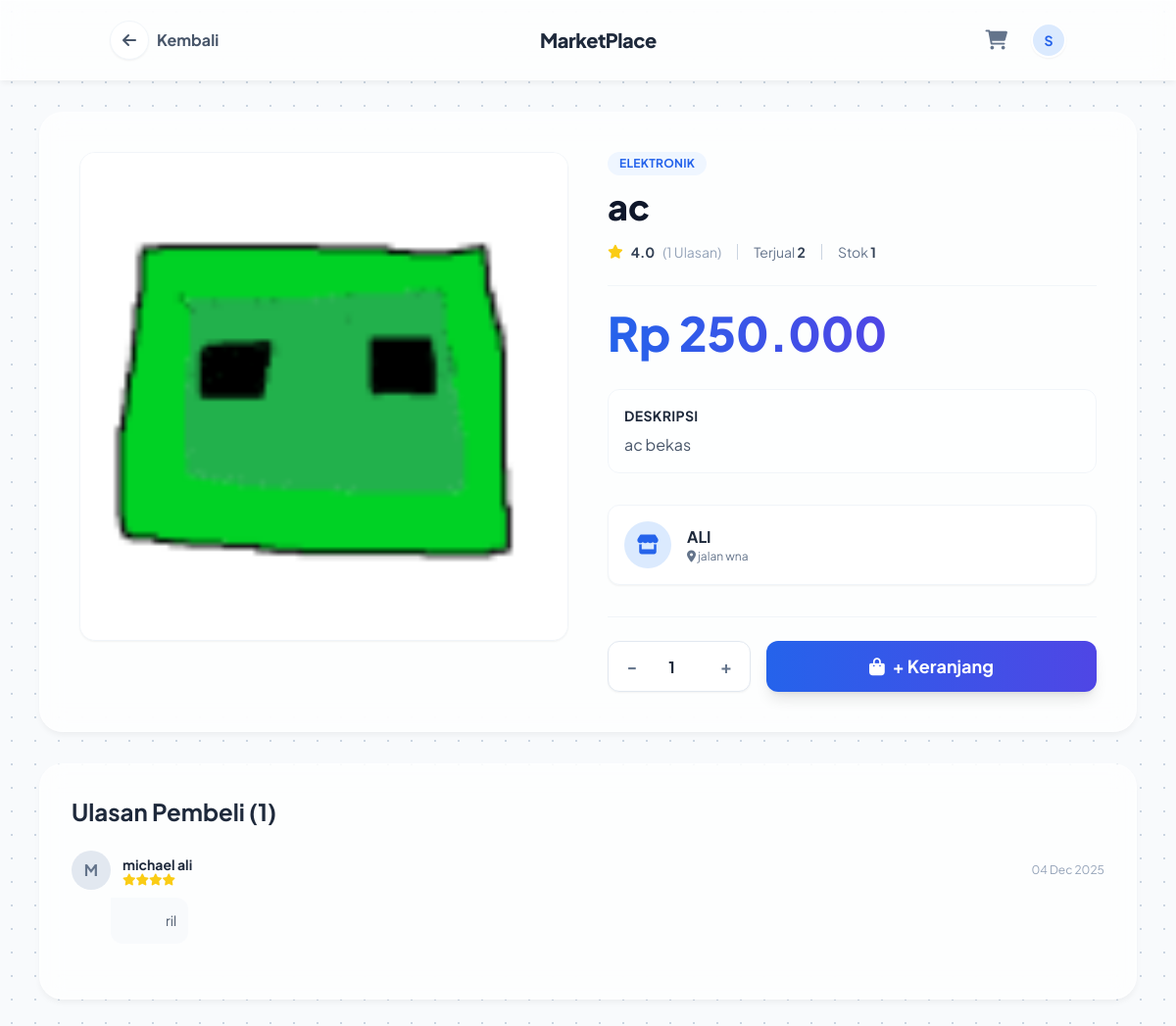
The page /views/detail.php?id=2 (signed in) on the database its author committed.
### tables this page shows
CREATE TABLE `products` (
  `id` int(11) NOT NULL,
  `shop_id` int(11) NOT NULL,
  `category_id` int(11) NOT NULL,
  `nama_produk` varchar(100) NOT NULL,
  `deskripsi` text DEFAULT NULL,
  `harga` decimal(10,2) NOT NULL,
  `stok` int(11) NOT NULL,
  `gambar` varchar(255) DEFAULT NULL,
  `created_at` timestamp NOT NULL DEFAULT current_timestamp(),
  `terjual` int(11) DEFAULT 0
);

CREATE TABLE `categories` (
  `id` int(11) NOT NULL,
  `nama_kategori` varchar(50) NOT NULL
);

CREATE TABLE `shops` (
  `id` int(11) NOT NULL,
  `user_id` int(11) NOT NULL,
  `nama_toko` varchar(100) NOT NULL,
  `deskripsi_toko` text DEFAULT NULL,
  `alamat_toko` text DEFAULT NULL,
  `created_at` timestamp NOT NULL DEFAULT current_timestamp()
);

CREATE TABLE `product_reviews` (
  `id` int(11) NOT NULL,
  `user_id` int(11) NOT NULL,
  `product_id` int(11) NOT NULL,
  `rating` int(1) NOT NULL,
  `review` text DEFAULT NULL,
  `created_at` timestamp NOT NULL DEFAULT current_timestamp()
);

CREATE TABLE `users` (
  `id` int(11) NOT NULL,
  `username` varchar(50) NOT NULL,
  `password` varchar(255) NOT NULL,
  `nama_lengkap` varchar(100) DEFAULT NULL,
  `email` varchar(100) DEFAULT NULL,
  `role` enum('admin','member') DEFAULT 'member',
  `created_at` timestamp NOT NULL DEFAULT current_timestamp(),
  `balance` decimal(15,2) DEFAULT 0.00
);

### Controllers/ProductController.php (called while the page is built, shortened)
<?php
require_once '../config/Database.php';
class ProductController {
    private $conn;
    private $table = "products";
    public function __construct() {
        $database = new Database();
        $this->conn = $database->getConnection();
    }
    public function getPublicProduct($id) {
        $query = "SELECT p.*, s.nama_toko, s.alamat_toko, c.nama_kategori,
                  (SELECT COALESCE(SUM(oi.quantity), 0) FROM order_items oi WHERE oi.product_id = p.id) as terjual,
                  (SELECT COALESCE(AVG(rating), 0) FROM product_reviews WHERE product_id = p.id) as rating_produk,
                  (SELECT COUNT(*) FROM product_reviews WHERE product_id = p.id) as jumlah_review
                  FROM " . $this->table . " p
                  JOIN shops s ON p.shop_id = s.id
                  JOIN categories c ON p.category_id = c.id
                  WHERE p.id = :id LIMIT 1";
        $stmt = $this->conn->prepare($query);
        $stmt->bindParam(':id', $id);
        $stmt->execute();
        return $stmt->fetch(PDO::FETCH_ASSOC);
    }
}
?>

### config/Database.php (called while the page is built, shortened)
<?php
class Database {
    private $host = "localhost";
    private $db_name = "db_toko_online";
    private $username = "root";
    private $password = "";
    public function getConnection() {
        $this->conn = null;
        try {
            $this->conn = new PDO("mysql:host=" . $this->host . ";dbname=" . $this->db_name, $this->username, $this->password);
            $this->conn->setAttribute(PDO::ATTR_ERRMODE, PDO::ERRMODE_EXCEPTION);
        } catch(PDOException $exception) {
            die(json_encode(['status' => 'error', 'message' => 'Database Error: ' . $exception->getMessage()]));
        }
        return $this->conn;
    }
}
?>

### Controllers/ReviewController.php (called while the page is built, shortened)
<?php
require_once '../config/Database.php';
class ReviewController {
    private $conn;
    private $table = "product_reviews";
    public function __construct() {
        $database = new Database();
        $this->conn = $database->getConnection();
    }
    public function getReviews($productId) {
        $query = "SELECT r.*, u.nama_lengkap, u.username
                  FROM " . $this->table . " r
                  JOIN users u ON r.user_id = u.id
                  WHERE r.product_id = :pid
                  ORDER BY r.created_at DESC";
        $stmt = $this->conn->prepare($query);
        $stmt->bindParam(':pid', $productId);
        $stmt->execute();
        return $stmt->fetchAll(PDO::FETCH_ASSOC);
    }
}
?>

### Views/detail.php (the view, shortened to what this page needs)
<?php
require_once '../config/Database.php';
require_once '../Controllers/ProductController.php';
require_once '../Controllers/ReviewController.php';
$id = $_GET['id'];
$productObj = new ProductController();
$product = $productObj->getPublicProduct($id);
$reviewObj = new ReviewController();
$reviews = $reviewObj->getReviews($id);
$is_logged_in = isset($_SESSION['user_id']);
$nama = $_SESSION['nama'] ?? 'Pengunjung';
?>
<!DOCTYPE html>
<html lang="id">
<head>
    <script src="https://cdn.tailwindcss.com"></script>
    <link rel="stylesheet" href="https://cdnjs.cloudflare.com/ajax/libs/font-awesome/6.0.0/css/all.min.css">
    <link rel="stylesheet" href="../assets/css/style.css">
</head>
<body class="bg-slate-50 text-slate-800">
    <nav class="glass sticky top-0 z-50 transition-all duration-300">
        <div class="container mx-auto px-4 sm:px-6 h-20 flex items-center justify-between gap-4">
            <a href="javascript:history.back()" class="flex items-center gap-2 text-slate-600 hover:text-blue-600 transition">
                <div class="w-10 h-10 rounded-full bg-white flex items-center justify-center shadow-sm border border-slate-100 hover:bg-blue-50">
                    <i class="fas fa-arrow-left"></i>
                </div>
                <span class="font-bold hidden md:block">Kembali</span>
            </a>
            <a href="../index.php" class="text-xl font-extrabold text-slate-800 tracking-tight">MarketPlace</a>
            <div class="flex items-center gap-4">
                <a href="cart.php" class="relative p-2 text-slate-500 hover:text-blue-600 transition">
                    <i class="fas fa-shopping-cart text-xl"></i>
                </a>
                <?php if($is_logged_in): ?>
                <div class="w-9 h-9 rounded-full bg-blue-100 text-blue-600 flex items-center justify-center font-bold text-sm border-2 border-white shadow-sm">
                    <?php echo strtoupper(substr($nama, 0, 1)); ?>
                </div>
                <?php endif; ?>
            </div>
        </div>
    </nav>
    <div class="container mx-auto px-4 py-8 max-w-6xl">
        <div class="glass rounded-3xl p-6 md:p-10 mb-8 animate-enter">
            <div class="grid grid-cols-1 md:grid-cols-2 gap-10">
                <div class="space-y-4">
                    <div class="bg-white rounded-2xl overflow-hidden border border-slate-100 aspect-square flex items-center justify-center relative group shadow-sm">
                        <?php if($product['gambar']): ?>
                            <img src="../assets/images/<?php echo $product['gambar']; ?>" class="w-full h-full object-cover transition duration-500 group-hover:scale-105">
                        <?php endif; ?>
                    </div>
                </div>
                <div class="flex flex-col h-full">
                    <div class="inline-block px-3 py-1 rounded-full bg-blue-50 text-blue-600 text-xs font-bold uppercase tracking-wide mb-3 w-fit">
                        <?php echo htmlspecialchars($product['nama_kategori']); ?>
                    </div>
                    <h1 class="text-3xl md:text-4xl font-extrabold text-slate-900 mb-4 leading-tight">
                        <?php echo htmlspecialchars($product['nama_produk']); ?>
                    </h1>
                    <div class="flex items-center gap-4 text-sm text-slate-500 mb-6 border-b border-slate-100 pb-6">
                        <div class="flex items-center gap-1 text-yellow-400">
                            <i class="fas fa-star"></i>
                            <span class="text-slate-700 font-bold ml-1"><?php echo number_format($product['rating_produk'], 1); ?></span>
                            <span class="text-slate-400 font-normal ml-1">(<?php echo $product['jumlah_review']; ?> Ulasan)</span>
                        </div>
                        <div>Terjual <span class="font-bold text-slate-700"><?php echo $product['terjual']; ?></span></div>
                        <div>Stok <span class="font-bold text-slate-700"><?php echo $product['stok']; ?></span></div>
                    </div>
                    <div class="mb-8">
                        <span class="text-4xl md:text-5xl font-extrabold text-transparent bg-clip-text bg-gradient-to-r from-blue-600 to-indigo-600">
                        </span>
                    </div>
                    <div class="bg-white/50 rounded-xl p-4 border border-slate-100 mb-8">
                        <h3 class="font-bold text-slate-800 mb-2 text-sm uppercase tracking-wide">Deskripsi</h3>
                        <p class="text-slate-600 leading-relaxed text-sm md:text-base">
                            <?php echo nl2br(htmlspecialchars($product['deskripsi'] ?: 'Tidak ada deskripsi.')); ?>
                        </p>
                    </div>
                    <div class="bg-white rounded-xl p-4 flex items-center gap-4 border border-slate-100 mb-8 shadow-sm">
                        <div class="w-12 h-12 bg-blue-100 rounded-full flex items-center justify-center text-blue-600 font-bold text-xl">
                            <i class="fas fa-store"></i>
                        </div>
                        <div>
                            <div class="font-bold text-slate-800"><?php echo htmlspecialchars($product['nama_toko']); ?></div>
                            <div class="text-xs text-slate-500"><i class="fas fa-map-marker-alt"></i> <?php echo htmlspecialchars($product['alamat_toko']); ?></div>
                        </div>
                    </div>
                    <div class="mt-auto pt-6 border-t border-slate-100">
                        <div class="flex gap-4">
                            <div class="flex items-center border border-slate-200 rounded-xl bg-white shadow-sm">
                                <button onclick="changeQty(-1)" class="w-12 h-12 flex items-center justify-center text-slate-500 hover:text-blue-600 font-bold text-lg hover:bg-slate-50 rounded-l-xl transition">-</button>
                                <input type="number" id="qtyInput" value="1" min="1" max="<?php echo $product['stok']; ?>" class="w-12 text-center font-bold text-slate-800 outline-none h-12 bg-transparent" readonly>
                                <button onclick="changeQty(1)" class="w-12 h-12 flex items-center justify-center text-slate-500 hover:text-blue-600 font-bold text-lg hover:bg-slate-50 rounded-r-xl transition">+</button>
                            </div>
                            <button onclick="addToCart(<?php echo $product['id']; ?>)"
                                    class="flex-1 btn-primary text-white font-bold rounded-xl py-3 px-6 shadow-lg transform active:scale-95 transition flex items-center justify-center gap-2 text-lg">
                                <i class="fas fa-shopping-bag"></i>
                                + Keranjang
                            </button>
                        </div>
                    </div>
                </div>
            </div>
        </div>
        <div class="glass rounded-3xl p-8 animate-enter" style="animation-delay: 0.2s">
            <h2 class="text-2xl font-bold text-slate-800 mb-6">Ulasan Pembeli (<?php echo count($reviews); ?>)</h2>
            <div class="space-y-6">
                <?php foreach($reviews as $r): ?>
                <div class="border-b border-slate-100 pb-6 last:border-0">
                    <div class="flex items-center justify-between mb-2">
                        <div class="flex items-center gap-3">
                            <div class="w-10 h-10 rounded-full bg-slate-200 text-slate-500 flex items-center justify-center font-bold">
                                <?php echo strtoupper(substr($r['nama_lengkap'], 0, 1)); ?>
                            </div>
                            <div>
                                <p class="font-bold text-slate-800 text-sm"><?php echo htmlspecialchars($r['nama_lengkap']); ?></p>
                                <div class="flex text-xs text-yellow-400">
                                    <?php for($i=0; $i<$r['rating']; $i++) echo '<i class="fas fa-star"></i>'; ?>
                                </div>
                            </div>
                        </div>
                        <span class="text-xs text-slate-400"><?php echo date('d M Y', strtotime($r['created_at'])); ?></span>
                    </div>
                    <p class="text-slate-600 text-sm leading-relaxed pl-14 bg-slate-50 p-3 rounded-xl rounded-tl-none ml-10 inline-block">
                        <?php echo htmlspecialchars($r['review']); ?>
                    </p>
                </div>
                <?php endforeach; ?>
            </div>
        </div>
    </div>
</body>
</html>

### assets/css/style.css (style rules this page uses)
body { font-family: 'Plus Jakarta Sans', sans-serif; background-color: #f8fafc; background-image: radial-gradient(#cbd5e1 1px, transparent 1px); background-size: 24px 24px; color: #1e293b; -webkit-font-smoothing: antialiased; overflow-x: hidden; }
.animate-enter { animation: fadeInUp 0.6s cubic-bezier(0.16, 1, 0.3, 1) forwards; }
.glass { background: rgba(255, 255, 255, 0.7); backdrop-filter: blur(12px); -webkit-backdrop-filter: blur(12px); border: 1px solid rgba(255, 255, 255, 0.5); box-shadow: 0 4px 6px -1px rgba(0, 0, 0, 0.05); }
.btn-primary { background: linear-gradient(to right, #2563EB, #4F46E5); color: white; box-shadow: 0 4px 12px rgba(37, 99, 235, 0.2); transition: all 0.3s ease; }

### rows shown on the page
products: gambar (picture), category.nama_kategori "ELEKTRONIK", nama_produk "ac", stok "1", deskripsi "ac bekas", shop.nama_toko "ALI", shop.alamat_toko "jalan wna"
product_reviews: user.nama_lengkap "M", user.nama_lengkap "michael ali", rating 4 (drawn), created_at "04 Dec 2025", review "ril"

### other values the page prints
substr($nama, 0, 1) "S"
$product['rating_produk'] "4.0"
$product['jumlah_review'] "1"
$product['terjual'] "2"
count($reviews) "1"
